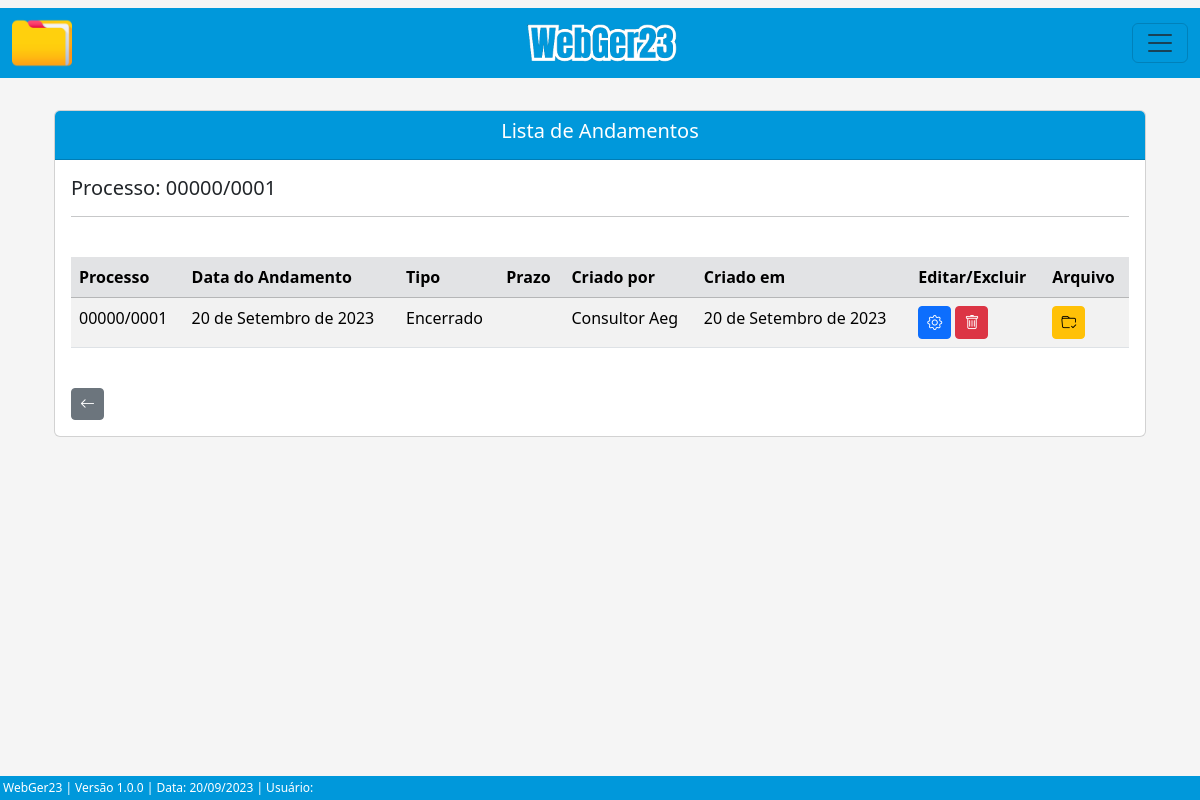
The app's page /listar/andamento-adm/2 with its own data.
### processo/models.py (models this page shows, shortened)
class Base(models.Model): # Classe base, será herdada pelas outras classes
    data_criacao = models.DateField('data_criação', auto_now_add=True)
    data_alteracao = models.DateField('Alterado', auto_now=True)
    ativo = models.BooleanField('Ativo?', default=True)
    class Meta:
        abstract = True

class ProcessoAdm(Base):
    tipo_pessoas = (
        ('Física', 'Física'), ('Jurídica', 'Jurídica'),
    )
    criador_processo_adm = models.ForeignKey(get_user_model(), verbose_name='Usuário Criador', on_delete=models.CASCADE) # Usuário que criou o processo, utilizando chave primária com o get_user_model do django, para utilizar o usuário logado automaticamente
    numero = models.CharField(unique=True, verbose_name='N°', max_length=10) # Número do processo
    municipio = models.CharField(max_length=50, verbose_name='Município') # Município
    uf = models.CharField(max_length=2) # UF
    data_inicial = models.DateField(blank=True, null=True) # Data Inicial do Período do processo
    data_final = models.DateField(blank=True, null=True) # Data final do Período do processo
    data_div_ativa = models.DateField(blank=True, null=True) # Data dívida ativa
    valor_atributo = models.CharField(max_length=14, blank=True, null=True)  # Valor do atributo
    valor_multa = models.CharField(max_length=14, blank=True, null=True) # Valor da multa
    valor_credito = models.CharField(max_length=14, blank=True, null=True) # Valor do crédito
    valor_atualizado = models.CharField(max_length=14, blank=True, null=True) # Valor do atualizado
    data_valor_atualizado = models.DateField(blank=True, null=True) # Data valor atualizado
    nome_contribuinte = models.CharField(max_length=50)  # Nome / Razão Social
    tipo_pessoa = models.CharField(max_length=50, choices=tipo_pessoas) # Física / Jurídica
    documento = models.CharField(max_length=20, verbose_name='CPF/CNPJ', unique=True) # CPF / CNPJ
    nome_fantasia = models.CharField(max_length=50, blank=True, null=True) # Nome Fantasia
    email = models.EmailField(max_length=50, blank=True, null=True) # E-mail
    endereco = models.CharField(max_length=150) # Rua
    complemento = models.CharField(max_length=50, blank=True, null=True) # Complemento
    municipio_contribuinte = models.CharField(max_length=50, blank=True, null=True) # Município Contribuinte
    uf_contribuinte = models.CharField(max_length=2, verbose_name='UF', blank=True, null=True) # UF Contribuinte
    cep = models.CharField(max_length=10, blank=True, null=True) # CEP
    telefone = models.CharField(max_length=20, blank=True, null=True) # Telefone
    celular = models.CharField(max_length=20, blank=True, null=True) # Celular
    def __str__(self):
        return f'{self.numero}'

class AndamentoAdm(Base):
    andamentos = (
    ('Abertura', 'Abertura'), ('Parecer Fiscal', 'Parecer Fiscal'), ('Decisão 1ª Instância', 'Decisão 1ª Instância'), ('Suspenso Para Fiscalização Futura', 'Suspenso Para Fiscalização Futura'), ('Auto de Infração e Termo de Intimação - AITI.', 'Auto de Infração e Termo de Intimação - AITI.'), ('Termo de Intimação Fiscal - TIF.-tif.', 'Termo de Intimação Fiscal - TIF.'), ('Decisão de 2ª Instância', 'Decisão de 2ª Instância'), ('Cobrança de Documentação', 'Cobrança de Documentação'), ('Recurso Voluntário', 'Recurso Voluntário'), ('Fim do Contrato com a Assessoria', 'Fim do Contrato com a Assessoria'), ('Manifestação', 'Manifestação'), ('Recebimento do AR', 'Recebimento do AR'), ('Despacho', 'Despacho'), ('Aguardando Pagamento', 'Aguardando Pagamento'), ('Apresentação de Documentação para Análise', 'Apresentação de Documentação para Análise'), ('Aguardando AR', 'Aguardando AR'), ('Ofício', 'Ofício'), ('Revelia', 'Revelia'), ('Execução', 'Execução'), ('Confissão de Dívida (Parcelamento)', 'Confissão de Dívida (Parcelamento)'), ('Reenvio de Documento', 'Reenvio de Documento'), ('Parecer Juridico', 'Parecer Juridico'), ('Certidão', 'Certidão'), ('Encaminhado', 'Encaminhado'), ('Encerrado', 'Encerrado'),
    )
    situacao = (
        ('Sem Pagamento', 'Sem Pagamento'), ('Com Pagamento', 'Com Pagamento'),
    )
    criador_andamento_adm = models.ForeignKey(get_user_model(), verbose_name='Usuário Criador', on_delete=models.CASCADE)
    processo = models.ForeignKey(ProcessoAdm, on_delete=models.CASCADE) # Relacionamento 'One to Many' (um para muitos)
    data_andamento = models.DateField(verbose_name='Data do Andamento')
    andamento = models.CharField(max_length=100, choices=andamentos, verbose_name='Andamento') # Utiliza choices(escolhas) para selecionar o andamento
    situacao_pagamento = models.CharField(max_length=100, choices=situacao, blank=True, null=True)
    valor_pago = models.CharField(max_length=14, blank=True, null=True)
    data_prazo = models.DateField(blank=True, null=True)
    funcionario = models.CharField(max_length=50, blank=True, null=True)
    data_recebimento = models.DateField(blank=True, null=True)
    complemento = models.CharField(max_length=150, blank=True, null=True)
    arquivo_1 = models.FileField(upload_to='uploads/', verbose_name='Arquivo', blank=True)
    arquivo_2 = models.FileField(upload_to='uploads/', verbose_name='Arquivo', blank=True)
    arquivo_3 = models.FileField(upload_to='uploads/', verbose_name='Arquivo', blank=True)

### processo/views.py (the view)
# urls.py: path('listar/andamento-adm/<int:pk>', AndamentoAdmList.as_view(), name='andamento-adm-list'),
class AndamentoAdmList(ListView):
    model = ProcessoAdm
    template_name = 'processos/lists/andamento_adm_list.html'
    def get_queryset(self):
        pk_processo = self.kwargs.get('pk') # Pega a pk(primary key) da URL, pk do processo
        processo = ProcessoAdm.objects.get(pk=pk_processo)  # Pega o processo que possui a pk recebida (pk é a primary key do processo)
        andamentos = processo.andamentoadm_set.all()  # Pega todos os atributos do andamento
        return andamentos
    def get_context_data(self, **kwargs):
        processo_pk = self.kwargs.get('pk') # Pega a PK do processo através da URL
        context = super().get_context_data(**kwargs)
        context['dados_processo'] = ProcessoAdm.objects.filter(pk=processo_pk) # Filtra os dados do processo através da pk
        return context

### processo/templates/processos/lists/andamento_adm_list.html (shortened to what this page needs)
{% extends 'index.html' %}
{% load static %}
{% block conteudo %}
    <div class="container p-4">
        <div class="card">
            <div class="card-header text-white" style="background-color: #0098DB;">
                    <h5 style="text-align: center;">Lista de Andamentos</h5>
            </div>
            <div class="card-body">
                {% for atributo in dados_processo %}
                    <h5>Processo: {{ atributo.numero }}</h5>
                {% endfor %}
                <hr>
                <div class="table-responsive">
                    <br>
                    <table class="table table-striped" id="tabela-listar-andamento">
                        <thead>
                            <tr class="table-secondary">
                                <th>Processo</th>
                                <th>Data do Andamento</th>
                                <th>Tipo</th>
                                <th>Prazo</th>
                                <th>Criado por</th>
                                <th>Criado em</th>
                                <th>Editar/Excluir</th>
                                <th>Arquivo</th>
                            </tr>
                        </thead>
                        <tbody>
                            {% for andamento in object_list %}
                            <tr>
                                <td>{{ andamento.processo }}</td>
                                <td>{{ andamento.data_andamento }}</td>
                                <td>{{ andamento.andamento }}</td>
                                {% if andamento.data_prazo == Null %}
                                <td></td>
                                {% else %}
                                <td>{{ andamento.data_prazo }}</td>
                                {% endif%}
                                <td>{{ andamento.criador_andamento_adm.get_full_name }}</td>
                                <td>{{ andamento.data_criacao }}</td>
                                <td>
                                    <a href="{% url 'andamento-adm-update' andamento.pk %}" class="btn btn-primary btn-sm"><i class="bi bi-gear" style="font-size: 15px;"></i></a>
                                    <a href="{% url 'andamento-adm-delete' andamento.pk %}" class="btn btn-danger btn-sm"><i class="bi bi-trash" style="font-size: 15px;"></i></a>
                                </td>
                                <td>
                                    <a href="{% url 'arquivo-andamento-adm-list' andamento.pk %}" class="btn btn-warning btn-sm"><i class="bi bi-folder-check" style="font-size: 15px;"></i></a>
                                </td>
                            </tr>
                            {% endfor %}
                        </tbody>
                    </table>
                    <br>
                    <a href="{% url 'proc-adm-list' %}" class="btn btn-secondary btn-sm"><i class="bi bi-arrow-left" style="font-size: 15px;"></i></a>
                </div>
            </div>
        </div>
    </div>
{% endblock %}

### core/static/css/estilos.css (style rules this page uses)
body { background-color: whitesmoke; margin: 0; padding: 0; display: flex; flex-direction: column; min-height: 100vh; position: relative; }

### records on screen
ProcessoAdm: numero "00000/0001"
AndamentoAdm: processo "00000/0001", data_andamento "20 de Setembro de 2023", andamento "Encerrado", criador_andamento_adm.get_full_name "Consultor Aeg", data_criacao "20 de Setembro de 2023"
